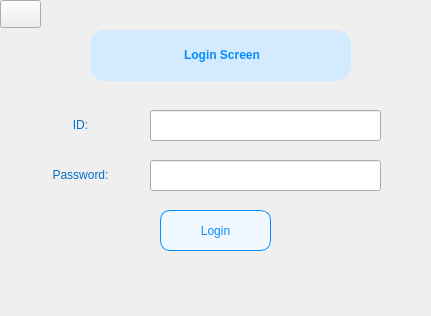
<?xml version="1.0" encoding="UTF-8"?>
<ui version="4.0">
 <class>MainWindow</class>
 <widget class="QMainWindow" name="MainWindow">
  <property name="geometry">
   <rect>
    <x>0</x>
    <y>0</y>
    <width>431</width>
    <height>316</height>
   </rect>
  </property>
  <property name="windowTitle">
   <string>Skibidi Water</string>
  </property>
  <property name="windowIcon">
   <iconset>
    <normaloff>../../../images/skibidi.png</normaloff>../../../images/skibidi.png</iconset>
  </property>
  <widget class="QWidget" name="centralwidget">
   <widget class="QLabel" name="label_2">
    <property name="geometry">
     <rect>
      <x>20</x>
      <y>110</y>
      <width>121</width>
      <height>31</height>
     </rect>
    </property>
    <property name="styleSheet">
     <string notr="true">font: 14pt &quot;MS Shell Dlg 2&quot;;
color: rgb(3, 110, 198);
border-radius: 10px;</string>
    </property>
    <property name="text">
     <string>&lt;html&gt;&lt;head/&gt;&lt;body&gt;&lt;p align=&quot;center&quot;&gt;ID:&lt;/p&gt;&lt;/body&gt;&lt;/html&gt;</string>
    </property>
   </widget>
   <widget class="QLineEdit" name="IDlineEdit">
    <property name="geometry">
     <rect>
      <x>150</x>
      <y>110</y>
      <width>231</width>
      <height>31</height>
     </rect>
    </property>
    <property name="styleSheet">
     <string notr="true">font: 14pt &quot;MS Shell Dlg 2&quot;;</string>
    </property>
    <property name="text">
     <string/>
    </property>
   </widget>
   <widget class="QLineEdit" name="lineEditPassword">
    <property name="geometry">
     <rect>
      <x>150</x>
      <y>160</y>
      <width>231</width>
      <height>31</height>
     </rect>
    </property>
    <property name="styleSheet">
     <string notr="true">font: 14pt &quot;MS Shell Dlg 2&quot;;</string>
    </property>
    <property name="text">
     <string/>
    </property>
    <property name="echoMode">
     <enum>QLineEdit::Password</enum>
    </property>
    <property name="cursorMoveStyle">
     <enum>Qt::LogicalMoveStyle</enum>
    </property>
   </widget>
   <widget class="QLabel" name="label_3">
    <property name="geometry">
     <rect>
      <x>20</x>
      <y>160</y>
      <width>121</width>
      <height>31</height>
     </rect>
    </property>
    <property name="styleSheet">
     <string notr="true">font: 14pt &quot;MS Shell Dlg 2&quot;;
color: rgb(3, 110, 198);
border-radius: 10px;</string>
    </property>
    <property name="text">
     <string>&lt;html&gt;&lt;head/&gt;&lt;body&gt;&lt;p align=&quot;center&quot;&gt;Password:&lt;/p&gt;&lt;/body&gt;&lt;/html&gt;</string>
    </property>
   </widget>
   <widget class="QPushButton" name="pushButtonLogin">
    <property name="geometry">
     <rect>
      <x>160</x>
      <y>210</y>
      <width>111</width>
      <height>41</height>
     </rect>
    </property>
    <property name="styleSheet">
     <string notr="true">QPushButton {
    /* Kiểu mặc định của nút */
background-color: #F0F8FF;
color: #048cfc;
	font: 16pt &quot;MS Shell Dlg 2&quot;;
border-radius: 10px;
border: 1px solid #048cfc;
}

/* Khi di chuột qua nút */
QPushButton:hover {
	background-color: rgb(220, 236, 255);
}

/* Khi nhấn nút */
QPushButton:pressed {
background-color: rgb(197, 227, 255);
    /* Bạn có thể thay đổi màu chữ, viền... nếu muốn */
}</string>
    </property>
    <property name="text">
     <string>Login</string>
    </property>
   </widget>
   <widget class="QLabel" name="label_10">
    <property name="geometry">
     <rect>
      <x>-340</x>
      <y>-420</y>
      <width>921</width>
      <height>821</height>
     </rect>
    </property>
    <property name="font">
     <font>
      <pointsize>10</pointsize>
      <weight>75</weight>
      <bold>true</bold>
     </font>
    </property>
    <property name="text">
     <string/>
    </property>
    <property name="pixmap">
     <pixmap>../../../images/backround.png</pixmap>
    </property>
    <property name="scaledContents">
     <bool>true</bool>
    </property>
    <property name="wordWrap">
     <bool>true</bool>
    </property>
   </widget>
   <widget class="QPushButton" name="backbutton">
    <property name="geometry">
     <rect>
      <x>0</x>
      <y>0</y>
      <width>41</width>
      <height>28</height>
     </rect>
    </property>
    <property name="text">
     <string/>
    </property>
    <property name="icon">
     <iconset>
      <normaloff>../../../images/back.png</normaloff>../../../images/back.png</iconset>
    </property>
   </widget>
   <widget class="QPushButton" name="HideAndOpenPass">
    <property name="geometry">
     <rect>
      <x>352</x>
      <y>160</y>
      <width>31</width>
      <height>31</height>
     </rect>
    </property>
    <property name="text">
     <string/>
    </property>
    <property name="icon">
     <iconset>
      <normaloff>../../../images/ClosePassword.webp</normaloff>../../../images/ClosePassword.webp</iconset>
    </property>
    <property name="flat">
     <bool>true</bool>
    </property>
   </widget>
   <widget class="QLabel" name="label">
    <property name="geometry">
     <rect>
      <x>90</x>
      <y>30</y>
      <width>261</width>
      <height>51</height>
     </rect>
    </property>
    <property name="styleSheet">
     <string notr="true">color: rgb(4, 140, 252);
border-radius: 15px;
padding: 5px;
background-color: rgb(211, 234, 255);
font: 75 20pt &quot;MS Shell Dlg 2&quot;;
</string>
    </property>
    <property name="text">
     <string>&lt;html&gt;&lt;head/&gt;&lt;body&gt;&lt;p align=&quot;center&quot;&gt;&lt;span style=&quot; font-weight:696; color:#048cfc;&quot;&gt;Login Screen&lt;/span&gt;&lt;/p&gt;&lt;/body&gt;&lt;/html&gt;</string>
    </property>
   </widget>
   <zorder>label_10</zorder>
   <zorder>label_2</zorder>
   <zorder>IDlineEdit</zorder>
   <zorder>lineEditPassword</zorder>
   <zorder>label_3</zorder>
   <zorder>pushButtonLogin</zorder>
   <zorder>backbutton</zorder>
   <zorder>HideAndOpenPass</zorder>
   <zorder>label</zorder>
  </widget>
 </widget>
 <resources/>
 <connections/>
</ui>
